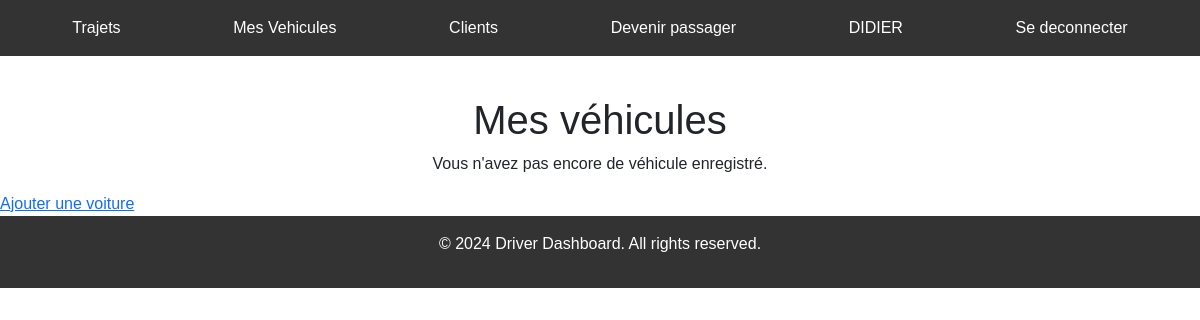
The page /cars/ (signed in) on the database as committed earlier.
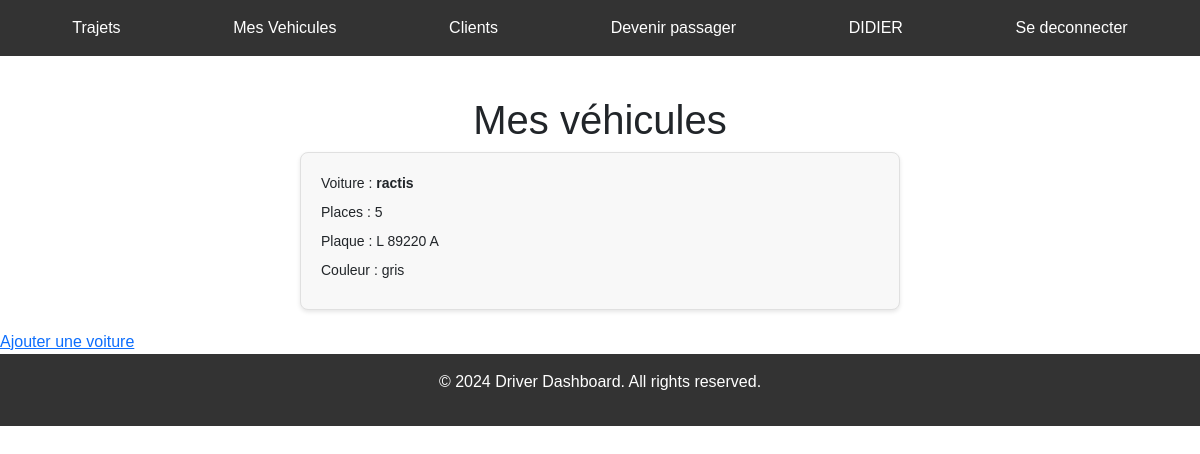
The same page on the database as committed later.
### covoiturage/models.py (models this page shows, shortened)
class Vehicule(models.Model):
    user = models.ForeignKey(User, on_delete=models.CASCADE, related_name='vehicules', null=True)
    modele = models.CharField(max_length=35, null=True)
    plaque = models.CharField(max_length=10, null=True)
    places = models.IntegerField(null=True)
    color = models.CharField(max_length=40, null=True)

### Stage/views.py (the view)
# urls.py: path('cars/', views.cars, name='cars'),
def cars(request):
    vehicles = Vehicule.objects.filter(user=request.user)
    return render(request, 'cars.html', {'vehicles': vehicles})

### templates/cars.html
{% extends 'base.html' %}
{% load static %}
{% block section %}
<link rel="stylesheet" href="{% static 'car.css' %}">
<div class="vehicles-container">
    <h1>Mes véhicules</h1>
    {% if vehicles %}
    {% for vehicle in vehicles %}
    <div class="vehicle-card">
      <p>Voiture : <strong>{{ vehicle.modele }}</strong></p>
      <p>Places : {{ vehicle.places }}</p>
      <p>Plaque : {{ vehicle.plaque }}</p>
      <p>Couleur : {{ vehicle.color }}</p>
    </div>
    {% endfor %}
    {% else %}
    <p>Vous n'avez pas encore de véhicule enregistré.</p>
    {% endif %}
  </div>
  <a href="vehicle/add/" >Ajouter une voiture </a>
{% endblock section%}

Rows that differ between the two databases and show on the page:
added Vehicule: modele "ractis", places "5", plaque "L 89220 A", color "gris"
Other text that changed with them:
text no longer shown: "Vous n'avez pas encore de véhicule enregistré."
